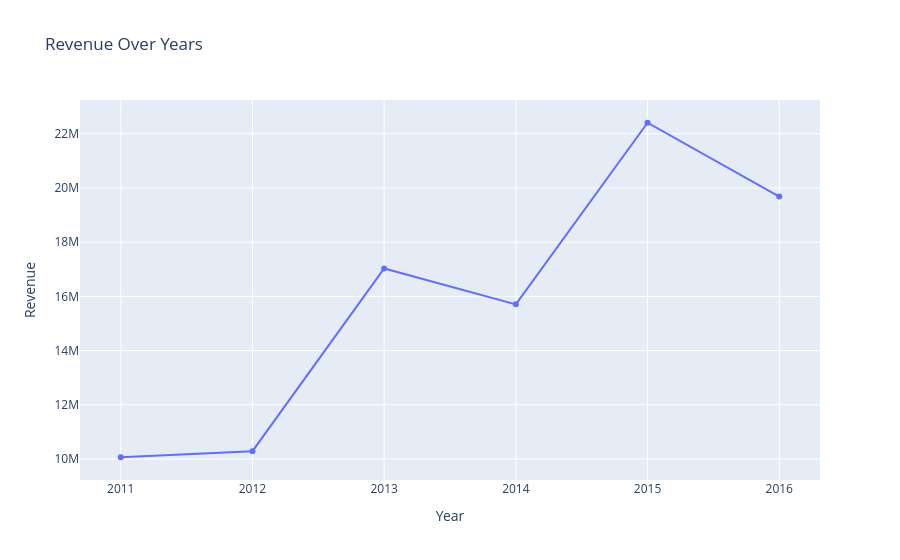

Notebook source saved alongside this figure:
### Code cell
year_rev = df.groupby("Year")["Revenue"].sum().reset_index()

fig = px.line(year_rev,
              x="Year",
              y="Revenue",
              markers=True,
              title="Revenue Over Years")
fig.show()

### Figure 1 — Plotly figure (JSON) as saved in the notebook; plotly's stock layout.template omitted (floating-point values rounded to 4 significant figures)
{"data": [{"hovertemplate": "Year=%{x}<br>Revenue=%{y}<extra></extra>", "legendgroup": "", "line": {"color": "#636efa", "dash": "solid"}, "marker": {"symbol": "circle"}, "mode": "lines+markers", "name": "", "orientation": "v", "showlegend": false, "type": "scatter", "x": [2011, 2012, 2013, 2014, 2015, 2016], "xaxis": "x", "y": [10065457, 10289670, 17028380, 15705990, 22405052, 19681769], "yaxis": "y"}], "layout": {"legend": {"tracegroupgap": 0}, "title": {"text": "Revenue Over Years"}, "xaxis": {"anchor": "y", "domain": [0, 1], "title": {"text": "Year"}}, "yaxis": {"anchor": "x", "domain": [0, 1], "title": {"text": "Revenue"}}}}
